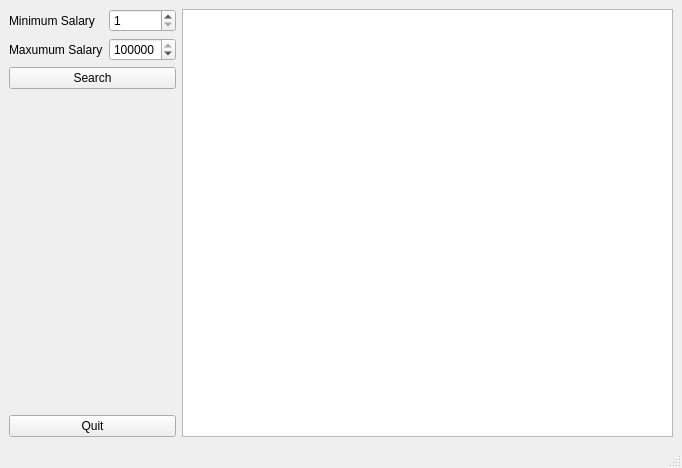
<?xml version="1.0" encoding="UTF-8"?>
<ui version="4.0">
 <class>WageSearcher</class>
 <widget class="QMainWindow" name="WageSearcher">
  <property name="geometry">
   <rect>
    <x>0</x>
    <y>0</y>
    <width>682</width>
    <height>468</height>
   </rect>
  </property>
  <property name="minimumSize">
   <size>
    <width>450</width>
    <height>325</height>
   </size>
  </property>
  <property name="windowTitle">
   <string>Wage Searcher</string>
  </property>
  <widget class="QWidget" name="centralwidget">
   <layout class="QHBoxLayout" name="horizontalLayout_2">
    <item>
     <layout class="QHBoxLayout" name="horizontalLayout">
      <item>
       <layout class="QVBoxLayout" name="verticalLayout">
        <item>
         <layout class="QFormLayout" name="formLayout">
          <item row="0" column="0">
           <widget class="QLabel" name="minLabel">
            <property name="text">
             <string>Minimum Salary</string>
            </property>
           </widget>
          </item>
          <item row="0" column="1">
           <widget class="QSpinBox" name="spinBoxMinSalary">
            <property name="suffix">
             <string/>
            </property>
            <property name="minimum">
             <number>1</number>
            </property>
            <property name="maximum">
             <number>10000000</number>
            </property>
           </widget>
          </item>
          <item row="1" column="0">
           <widget class="QLabel" name="maxLabel">
            <property name="text">
             <string>Maxumum Salary</string>
            </property>
           </widget>
          </item>
          <item row="1" column="1">
           <widget class="QSpinBox" name="spinBoxMaxSalary">
            <property name="suffix">
             <string/>
            </property>
            <property name="maximum">
             <number>100000000</number>
            </property>
            <property name="value">
             <number>9999999</number>
            </property>
           </widget>
          </item>
         </layout>
        </item>
        <item>
         <widget class="QPushButton" name="searchButton">
          <property name="text">
           <string extracomment="Start Salary Search">Search</string>
          </property>
         </widget>
        </item>
        <item>
         <spacer name="verticalSpacer">
          <property name="orientation">
           <enum>Qt::Vertical</enum>
          </property>
          <property name="sizeHint" stdset="0">
           <size>
            <width>20</width>
            <height>40</height>
           </size>
          </property>
         </spacer>
        </item>
        <item>
         <widget class="QPushButton" name="quitButton">
          <property name="text">
           <string extracomment="Quit Button">Quit</string>
          </property>
         </widget>
        </item>
       </layout>
      </item>
      <item>
       <widget class="QTextEdit" name="outputBox">
        <property name="readOnly">
         <bool>true</bool>
        </property>
       </widget>
      </item>
     </layout>
    </item>
   </layout>
  </widget>
  <widget class="QMenuBar" name="menubar">
   <property name="geometry">
    <rect>
     <x>0</x>
     <y>0</y>
     <width>682</width>
     <height>21</height>
    </rect>
   </property>
  </widget>
  <widget class="QStatusBar" name="statusbar"/>
 </widget>
 <resources/>
 <connections/>
</ui>
